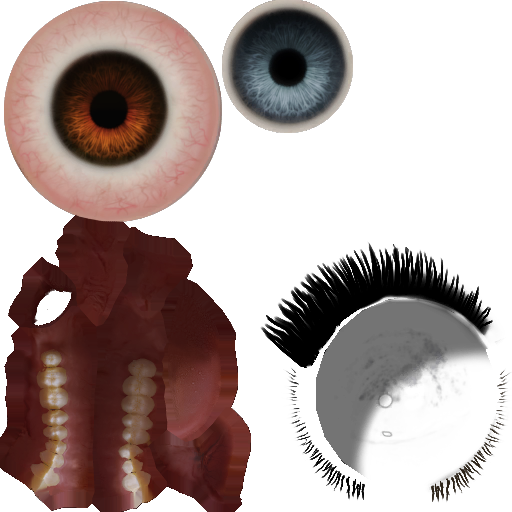
#> input picture scratch/lara_source/8003.png, 512 x 512 px, found by its file name
$ python color_shift_eye.py
#> lines starting #> are read from the running program, lines starting #| are printed output that depends on the picture; after the words box and inside, x2 and y2 are one past the last pixel; in counts of white or black regions, pixels touching at a corner belong together
from PIL import Image
import numpy as np

def main():
    img_path = "public/media/textures/8003.png"
    img = Image.open(img_path).convert('RGBA')
#> img is the input picture: PIL image 512x512 RGBA; mean R, G, B, A 46.3, 31.6, 28.9, 124.4
    data = np.array(img)

    # Centre de l'iris marron : x=123, y=253 (environ)
    # Faisons des essais sur le rayon pour cibler uniquement l'iris.
    # On peut changer la couleur des pixels marrons dans cette zone en bleu.
    # Pour savoir comment changer le marron en bleu :
    # On convertit les couleurs RGB en HSV, on change le Hue du marron (environ 20-30 degrés)
    # pour le mettre dans les bleus (environ 200-240 degrés), puis on reconvertit en RGB.

    # Écrivons une fonction pour convertir RGB en HSV
    def rgb_to_hsv(r, g, b):
        r, g, b = r/255.0, g/255.0, b/255.0
        mx = max(r, g, b)
        mn = min(r, g, b)
        df = mx-mn
        if mx == mn:
            h = 0
        elif mx == r:
            h = (60 * ((g-b)/df) + 360) % 360
        elif mx == g:
            h = (60 * ((b-r)/df) + 120) % 360
        elif mx == b:
            h = (60 * ((r-g)/df) + 240) % 360
        if mx == 0:
            s = 0
        else:
            s = df/mx
        v = mx
        return h, s, v

    def hsv_to_rgb(h, s, v):
        h = float(h)
        s = float(s)
        v = float(v)
        c = v * s
        x = c * (1 - abs((h / 60.0) % 2 - 1))
        m = v - c
        if 0 <= h < 60:
            r, g, b = c, x, 0
        elif 60 <= h < 120:
            r, g, b = x, c, 0
        elif 120 <= h < 180:
            r, g, b = 0, c, x
        elif 180 <= h < 240:
            r, g, b = 0, x, c
        elif 240 <= h < 300:
            r, g, b = x, 0, c
        else:
            r, g, b = c, 0, x
        return int((r+m)*255), int((g+m)*255), int((b+m)*255)

    h, w, _ = data.shape
#> h = 512; w = 512
    new_data = data.copy()

    # Centre de l'iris marron (œil gauche et œil droit ?)
    # Attends, y a-t-il un œil ou deux yeux marrons ?
    # Généralement, une texture d'yeux contient les deux yeux (gauche et droit).
    # S'ils sont côte à côte ou s'il n'y en a qu'un seul partagé.
    # Analysons où se trouvent les pixels marrons dans la moitié gauche.
    # Affichons tous les pixels marrons significatifs dans la moitié gauche.
    r_chan, g_chan, b_chan = data[:,:,0], data[:,:,1], data[:,:,2]
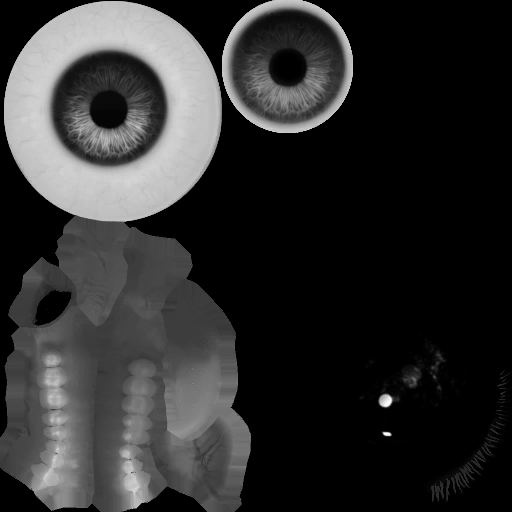
#> r_chan: shape (512, 512); min 0, max 253, mean 46.3
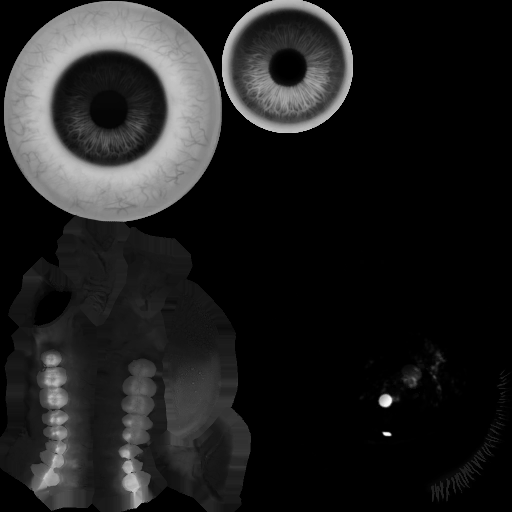
#> g_chan: shape (512, 512); min 0, max 253, mean 31.6
    # Filtre marron : rouge dominant, bleu faible
    mask_brown = (r_chan > 50) & (r_chan > b_chan + 20) & (data[:,:,3] > 100) & (np.arange(w) < w//2)[None, :]
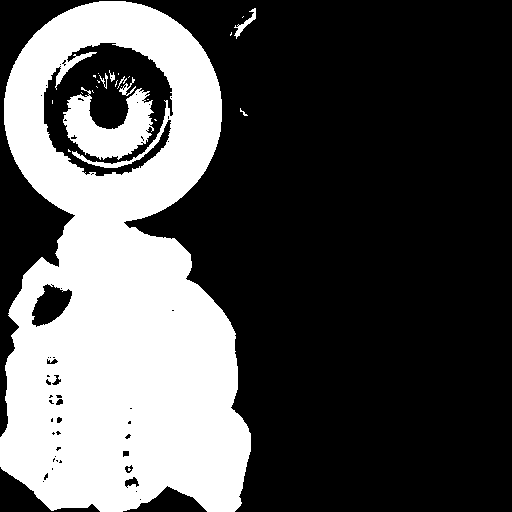
#> mask_brown: shape (512, 512) bool; 32.8% white; 25 white regions (17 under 20 px), largest, box (x1, y1, x2, y2) and area: (0, 1, 251, 512) 81872, (63, 87, 154, 160) 3591, (234, 8, 256, 39) 167

    coords = np.argwhere(mask_brown)
#> coords = 85916 pairs, first value 1 to 511, second value 0 to 255
    print(f"Nombre de pixels marrons trouvés dans la moitié gauche: {len(coords)}")
#| Nombre de pixels marrons trouvés dans la moitié gauche: 85916

    # Modifions les pixels marrons de la moitié gauche
    for y, x in coords:
        r, g, b, a = data[y, x]
        h_val, s_val, v_val = rgb_to_hsv(r, g, b)

        # Si la teinte est bien dans les tons chauds (rouge/orange/jaune/marron : 0 à 50)
        if 0 <= h_val <= 60 or h_val >= 330:
            # Changeons la teinte pour du bleu (par exemple 210 pour un beau bleu ciel / cyan, ou 225)
            h_new = 210.0
            # On peut aussi augmenter un peu la saturation pour que le bleu soit éclatant
            s_new = min(1.0, s_val * 1.5)
            # Gardons la luminosité intacte
            r_new, g_new, b_new = hsv_to_rgb(h_new, s_new, v_val)
            new_data[y, x] = [r_new, g_new, b_new, a]
#> this loop made 85916 passes
#> (y, a, mx in rgb_to_hsv, mn in rgb_to_hsv) on passes 1 to 12: (1, 102, 0.322, 0.227), (1, 148, 0.455, 0.31), (1, 168, 0.514, 0.349), (1, 199, 0.608, 0.416), (1, 215, 0.655, 0.447), (1, 235, 0.702, 0.49), (1, 235, 0.702, 0.49), (1, 251, 0.749, 0.522), (1, 251, 0.749, 0.522), (1, 251, 0.729, 0.541), (1, 251, 0.729, 0.541), (1, 251, 0.729, 0.541)
#> y on passes 25 to 30: 1, 1, 1, 2, 2, 2
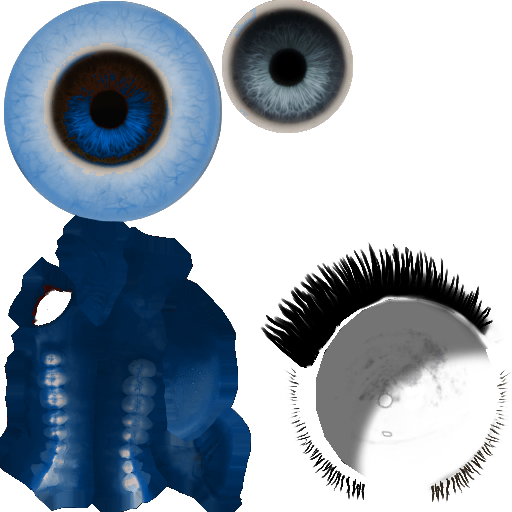
#> new_data: shape (512, 512, 4); mean R, G, B, A 21.5, 33.6, 45.9, 124.4; transparent parts drawn white

    modified_img = Image.fromarray(new_data)
    modified_img.save("scratch/test_blue_eyes.png")
    print("Image modifiée sauvegardée dans scratch/test_blue_eyes.png")

if __name__ == "__main__":
    main()

$ run again, with scratch/lara_source/8001.png copied over scratch/lara_source/8003.png
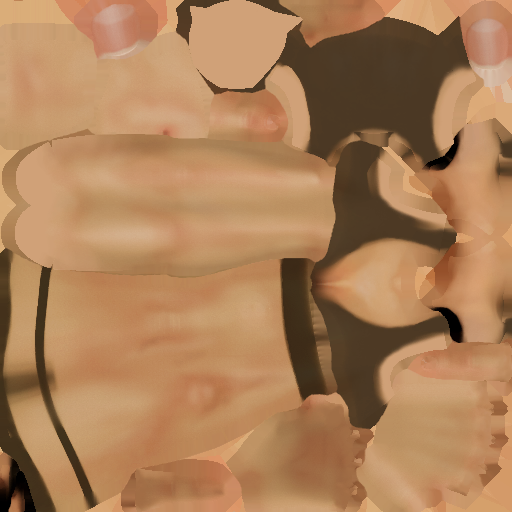
#> input picture scratch/lara_source/8001.png, 512 x 512 px, found by its file name
#> in main, img is the input picture: PIL image 512x512 RGBA; mean R, G, B, A 172.1, 127.9, 88.5, 254.9
#> in main, `mask_brown = (r_chan > 50) & (r_chan > b_chan + 20) & (data[:,:,3] > 1..`:
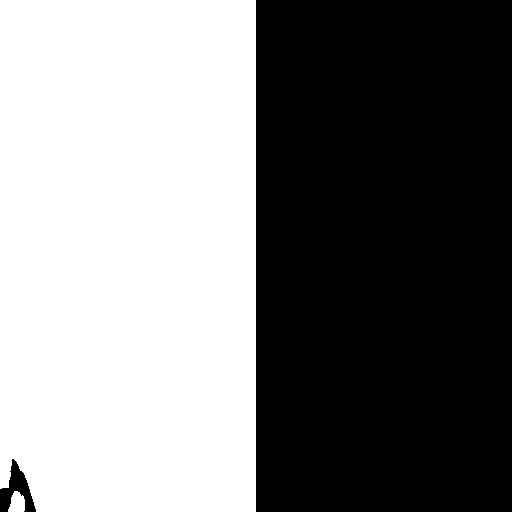
#> mask_brown: shape (512, 512) bool; 49.7% white; 2 white regions, box (x1, y1, x2, y2) and area: (0, 0, 256, 512) 129939, (8, 491, 25, 512) 270
#> coords = 130209 pairs, first value 0 to 511, second value 0 to 255
#| Nombre de pixels marrons trouvés dans la moitié gauche: 130209
#> the loop in main, `for y, x in coords:` made 130209 passes
#> (a, mx in rgb_to_hsv, mn in rgb_to_hsv, df in rgb_to_hsv) on passes 1 to 8: (255, 0.855, 0.475, 0.38), (255, 0.855, 0.475, 0.38), (255, 0.855, 0.475, 0.38), (255, 0.855, 0.475, 0.38), (255, 0.855, 0.475, 0.38), (255, 0.855, 0.475, 0.38), (255, 0.855, 0.475, 0.38), (255, 0.855, 0.475, 0.38)
#> after the loop in main, `for y, x in coords:`:
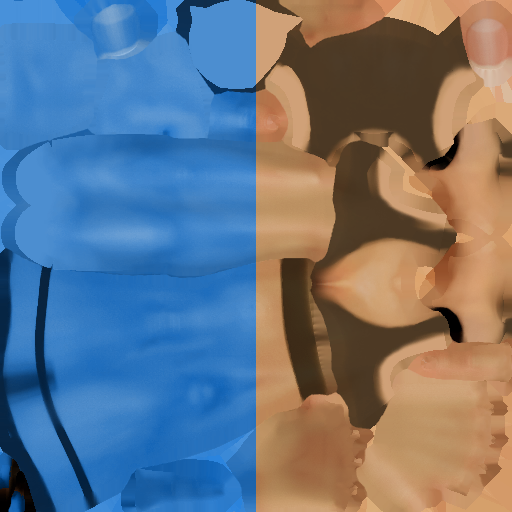
#> new_data: shape (512, 512, 4); mean R, G, B, A 105.1, 117.8, 133.1, 254.9; transparent parts drawn white

$ run again, with scratch/lara_source/8002.png copied over scratch/lara_source/8003.png
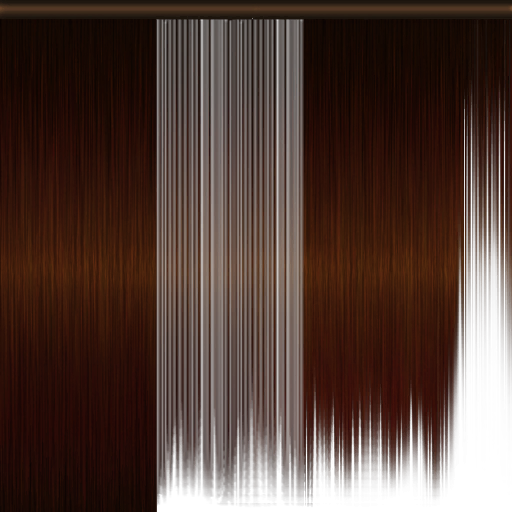
#> input picture scratch/lara_source/8002.png, 512 x 512 px, found by its file name
#> in main, img is the input picture: PIL image 512x512 RGBA; mean R, G, B, A 37.8, 14.9, 6.5, 203.5
#> in main, `mask_brown = (r_chan > 50) & (r_chan > b_chan + 20) & (data[:,:,3] > 1..`:
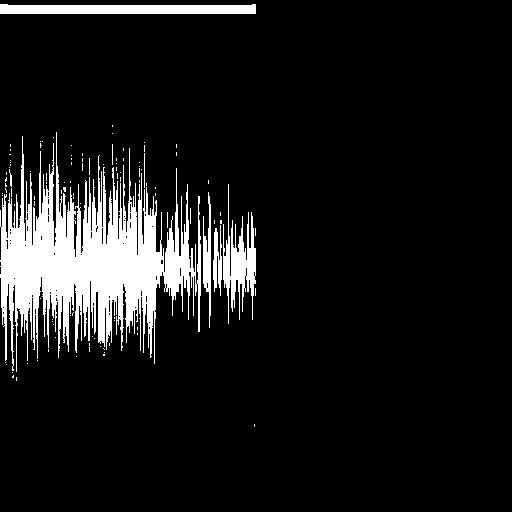
#> mask_brown: shape (512, 512) bool; 10.1% white; 109 white regions (101 under 20 px), largest, box (x1, y1, x2, y2) and area: (0, 132, 201, 372) 20984, (0, 4, 256, 14) 2316, (223, 184, 256, 324) 1833
#> coords = 26518 pairs, first value 4 to 426, second value 0 to 255
#| Nombre de pixels marrons trouvés dans la moitié gauche: 26518
#> the loop in main, `for y, x in coords:` made 26518 passes
#> (y, mx in rgb_to_hsv, mn in rgb_to_hsv, df in rgb_to_hsv) on passes 1 to 8: (4, 0.22, 0.102, 0.118), (4, 0.22, 0.102, 0.118), (4, 0.208, 0.098, 0.11), (4, 0.208, 0.098, 0.11), (4, 0.208, 0.102, 0.106), (4, 0.2, 0.098, 0.102), (4, 0.2, 0.098, 0.102), (4, 0.2, 0.098, 0.102)
#> after the loop in main, `for y, x in coords:`:
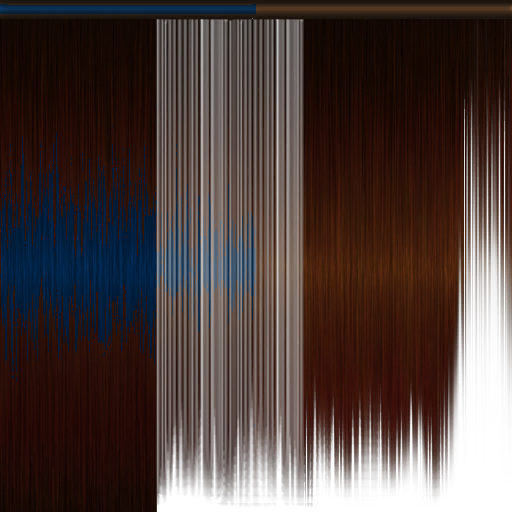
#> new_data: shape (512, 512, 4); 10.12% of pixels changed, all inside (x1, y1, x2, y2) = (0, 4, 256, 427); transparent parts drawn white
